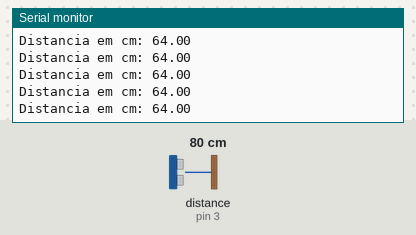
The sketch below on a simulated Arduino Uno, built with avr-gcc and run on an emulated ATmega328P. Shown: the last lines printed to the serial monitor. The test bench sets the inputs (shaded band); at power-on: distance to the obstacle (sensor on pin 3) 80 cm. The echo pulse lasts 58.3 µs per cm.

Above: at 1.2 s.
1.3 s: distance to the obstacle (sensor on pin 3) set to 250 cm
At 1.51 s:
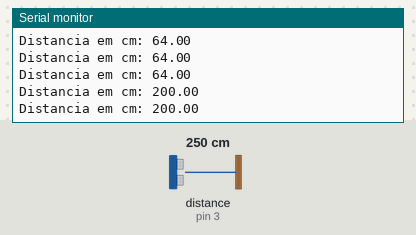
4.3 s: distance to the obstacle (sensor on pin 3) set to 35 cm
At 4.4 s:
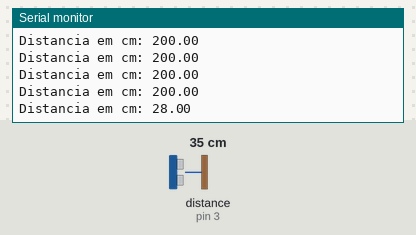
7.3 s: distance to the obstacle (sensor on pin 3) set to 250 cm
At 7.4 s:
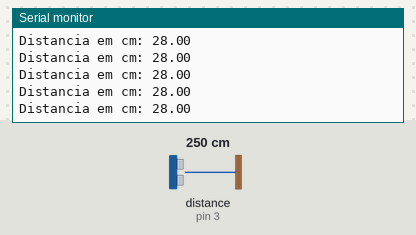
10.3 s: distance to the obstacle (sensor on pin 3) set to 35 cm
At 10.51 s:
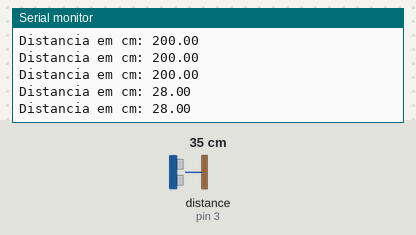
Timing chart, 0 to 13.3 s (numbered marks = the images above; inputs shaded):
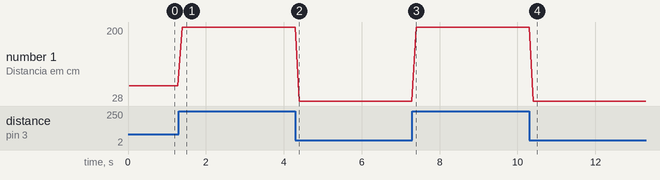

Measured:
- after the input at 1.3 s, the serial monitor: prints a new line after 0.09 s (image 1)
- after the input at 4.3 s, the serial monitor: prints a new line after 0.09 s (image 2)
- after the input at 10.3 s, the serial monitor: prints a new line after 0.10 s (image 4)
- plotted number 1: 64 → 200 after the input at 1.3 s, 200 → 28 after the input at 4.3 s, 28 → 200 after the input at 7.3 s, 200 → 28 after the input at 10.3 s

The sketch:

teste_ultrassonico.ino
```cpp
//Programa: Conectando Sensor Ultrassonico HC-SR04 ao Arduino
//Autor: FILIPEFLOP

//Carrega a biblioteca do sensor ultrassonico
#include <Ultrasonic.h>

//Define os pinos para o trigger e echo
#define pino_trigger 4
#define pino_echo 3
#define pino_led 6

//Inicializa o sensor nos pinos definidos acima
Ultrasonic ultrasonic(pino_trigger, pino_echo);

void setup()
{
  Serial.begin(9600);
  Serial.println("Lendo dados do sensor...");
}

void loop()
{
  //Le as informacoes do sensor, em cm e pol
  float cmMsec[5];
  float mediaDist = 0;
  long microsec = ultrasonic.timing();
  for(int i = 0; i <4 ; i++)
  {
    cmMsec[i] = ultrasonic.convert(microsec, Ultrasonic::CM);
  }
  for(int i = 0; i <4 ; i++)
  {
    mediaDist += cmMsec[i];
  }
  mediaDist = mediaDist/5; //variavel final da distância
  //Exibe informacoes no serial monitor
  if(mediaDist < 20){
    digitalWrite(pino_led, HIGH);
  }
  else{
    digitalWrite(pino_led, LOW);
  }
  Serial.print("Distancia em cm: ");
  Serial.println(mediaDist);
      delay(100);
}
```
